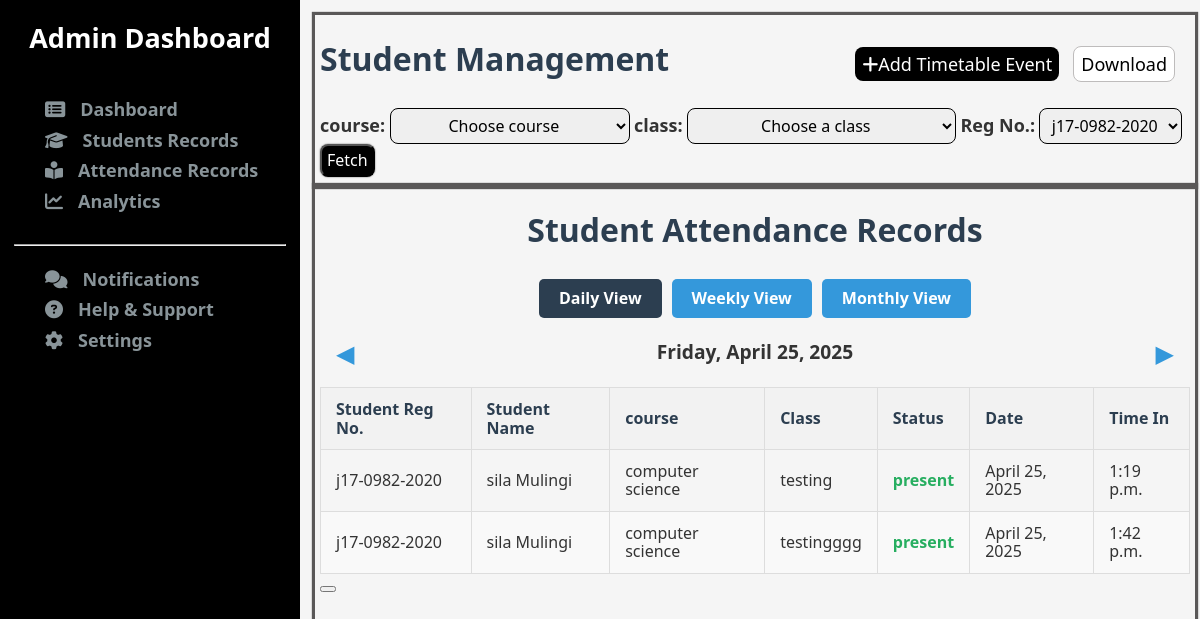
The app's page /customAdmin/attendanceRecords/ with its own data.
### coreApp/models.py (models this page shows, shortened)
class Attendance(models.Model):
    student = models.ForeignKey(StudentProfile, on_delete=models.CASCADE)
    class_name = models.CharField(max_length=200)
    date = models.DateField(auto_now_add=True)
    time = models.TimeField(auto_now_add=True)
    status = models.CharField(max_length=20, choices=[
        ('present', 'Present'),
        ('absent', 'Absent'),
    ], default='absent')

class StudentProfile(models.Model):
    first_name = models.CharField(max_length=256)  # null=False is default for CharField
    last_name = models.CharField(max_length=256)
    username = models.CharField(max_length=256, unique=True)
    course = models.CharField(max_length=200)
    phone = models.BigIntegerField(unique=True)
    email = models.EmailField(unique=True)
    password = models.CharField(max_length=256)
    middle_name = models.CharField(
        max_length=256,
        blank=True,  # Allows empty string in forms
        null=True,    # Allows NULL in database
        default=''    # Default value when not provided
    )
    ranking = models.CharField(max_length=256, blank=True, default='')
    image = models.ImageField(upload_to='student_photos', blank=True, null=True)

### coreApp/views.py (the view)
# urls.py: path('customAdmin/attendanceRecords/', views.attendanceRecords, name='attendanceRecords'),
def attendanceRecords(request):
    records = Attendance.objects.all()
    context = {}
    context['records'] = records
    return render(request, 'admin/attendanceRecords.html', context)

### templates/admin/attendanceRecords.html (shortened to what this page needs)
{% extends 'admin/adminBase.html' %}
{% load static %}
{% block content %}
    <div class="studentQueries">
        <div class="heading">
            <div class="title">
                <h1>Student Management</h1>
                <div class="actionButtons">
                    <a href="{% url 'createTask' %}" class="btn-add"><button><i class="fa-solid fa-plus"></i>Add Timetable Event</button></a>
                    <button class="btn-download">Download</button>
                </div>
            </div>
            <div class="filters">
                <form action="">
                <label for="course">course: </label>
                <select name="course" id="">
                    <option value="" selected>Choose course</option>
                </select>
                <label for="course">class: </label>
                <select name="course" id="">
                    <option value="">Choose a class</option>
                </select>
                <label for="regNumber">Reg No.:</label>
                    <select name="" id="">
                        <option value="">j17-0982-2020</option>
                    </select>
                 <button type="submit">Fetch</button>
                </form>
            </div>
        </div>
    <div class="results">
        <h1>Student Attendance Records</h1>
        <div class="view-options">
            <button class="view-btn active" id="daily-btn">Daily View</button>
            <button class="view-btn" id="weekly-btn">Weekly View</button>
            <button class="view-btn" id="monthly-btn">Monthly View</button>
        </div>
        <div class="date-navigation">
            <button class="nav-btn" id="prev-btn">&#9664;</button>
            <div class="current-period" id="current-period">Monday, May 15, 2023</div>
            <button class="nav-btn" id="next-btn">&#9654;</button>
        </div>
        <div id="daily-view">
            <table>
                <thead>
                    <tr>
                        <th>Student Reg No.</th>
                        <th>Student Name</th>
                        <th>course</th>
                        <th>Class</th>
                        <th>Status</th>
                        <th>Date</th>
                        <th>Time In</th>
                    </tr>
                </thead>
                <tbody>
                {% for record in records %}
                    <tr>
                        <td>{{record.student.username}}</td>
                        <td>{{record.student.first_name}} {{record.student.middle_name}} {{record.student.last_name}}</td>
                        <td>{{record.student.course}}</td>
                        <td>{{record.class_name}}</td>
                        <td class="status-cell present">{{record.status}}</td>
                        <td>{{record.date}}</td>
                        <td>{{record.time}}</td>
                    </tr>
                {% endfor %}
                </tbody>
            </table>
        </div>
        <button class="btn-download"></button>
    </div>
    </div>
{% endblock content %}

### static/css/admin/admin.css (style rules this page uses)
html { line-height: 1.15; -webkit-text-size-adjust: 100%; }
body { margin: 0; font-family: Arial, sans-serif; }
h1 { font-size: 2em; margin: 0.67em 0; }
a { background-color: transparent; }
button, input, optgroup, select, textarea { font-family: inherit; font-size: 100%; line-height: 1.15; margin: 0; }
button, input { overflow: visible; }
button, select { text-transform: none; }
button, [type="button"], [type="reset"], [type="submit"] { -webkit-appearance: button; }
#adminDash .studentQueries { width: 85%; padding: 15px; margin-left: 300px; margin-top: 0; }
#adminDash .studentQueries .heading { height: 20vh; width: 100%; border-bottom: 1px rgb(90, 88, 88) solid; box-shadow: 0 0 1px 3px rgb(90, 88, 88); padding: 5px; }
#adminDash .studentQueries .heading .title { display: flex; justify-content: space-between; align-items: center; }
#adminDash .studentQueries .heading .title .actionButtons { margin-right: 5px; }
#adminDash .studentQueries .heading .title .actionButtons .btn-add { color: white; }
#adminDash .studentQueries .heading .title button { padding: 7px; color: white; font-size: 18px; border-radius: 8px; border: none; margin-right: 10px; transition: 1s; }
#adminDash .studentQueries .heading .title button:nth-child(1) { color: white; background-color: black; }
#adminDash .studentQueries .heading .title button:nth-child(2) { color: black; background-color: white; border: 1px solid rgb(190, 188, 188); }
#adminDash .studentQueries .heading .filters label { font-size: 18px; font-weight: bold; }
#adminDash .studentQueries .heading .filters select { padding: 5px; border-radius: 8px; border: 1px solid black; text-align: center; }
#adminDash .studentQueries .heading .filters button[type="submit"] { padding: 5px; border-radius: 8px; box-shadow: 0 0 1px 1px rgba(200, 200, 200, 0.922); transition: 1s ease; background-color: black; color: white; }
#adminDash .studentQueries .results { height: 80vh; width: 100%; box-shadow: 0 0 1px 3px rgb(90, 88, 88); padding: 5px; }

### templates/admin/adminBase.html (style rules this page uses)
table { width: 100%; font-size: 16px; border-collapse: collapse; margin-top: 20px; }
th, td { border: 1px solid #ddd; padding: 8px; text-align: left; }
th { background-color: black; color: white; position: sticky; top: 0; }
tr:nth-child(even) { background-color: #f9f9f9; }
tr { transition: 1s; }
.present { color: green; }

### templates/admin/attendanceRecords.html (style rules this page uses)
body { font-family: 'Segoe UI', Tahoma, Geneva, Verdana, sans-serif; margin: 0; background-color: #f5f5f5; color: #333; }
h1 { color: #2c3e50; text-align: center; margin-bottom: 30px; }
.view-options { display: flex; justify-content: center; margin-bottom: 20px; gap: 10px; flex-wrap: wrap; }
.view-btn { padding: 10px 20px; border: none; border-radius: 5px; background-color: #3498db; color: white; cursor: pointer; font-weight: bold; transition: background-color 0.3s; }
.view-btn.active { background-color: #2c3e50; }
.date-navigation { display: flex; justify-content: space-between; align-items: center; margin-bottom: 20px; padding: 0 10px; }
.nav-btn { background: none; border: none; font-size: 1.5em; cursor: pointer; color: #3498db; }
.current-period { font-weight: bold; font-size: 1.2em; text-align: center; }
table { width: 100%; border-collapse: collapse; margin-top: 20px; }
th, td { padding: 12px 15px; text-align: left; border-bottom: 1px solid #ddd; }
th { background-color: #f2f2f2; font-weight: bold; color: #2c3e50; }
.present { color: #27ae60; }
.status-cell { font-weight: bold; }

### records on screen
Attendance: student.username "j17-0982-2020", student.first_name "sila", student.last_name "Mulingi", student.course "computer science", class_name "testing", status "present", date "April 25, 2025", time "1:19 p.m."
Attendance: student.username "j17-0982-2020", student.first_name "sila", student.last_name "Mulingi", student.course "computer science", class_name "testingggg", status "present", date "April 25, 2025", time "1:42 p.m."
